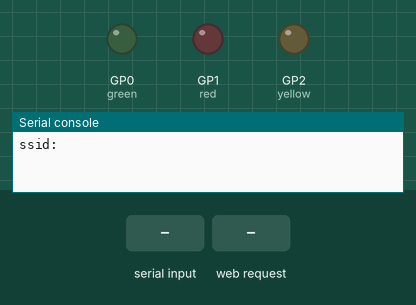
Bench run of a program on a simulated Raspberry Pi Pico running MicroPython. Parts: output pins drawn as LEDs (lit = HIGH), the last lines printed to the serial console. Inputs (shaded band) come from the test bench. WiFi joins after 1.5 s.

Above: at 1.2 s.
1.3 s: "80" typed at the serial console, then Enter
2.8 s: "5" typed at the serial console, then Enter
4.3 s: "90" typed at the serial console, then Enter
7.3 s: HTTP request GET /green=on received
At 8.5 s:
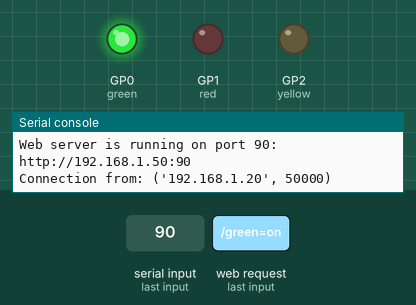
8.8 s: HTTP request GET /red=on received
At 9.7 s:
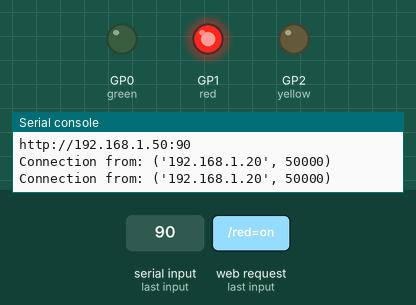
10.3 s: HTTP request GET /yellow=on received
At 10.8 s:
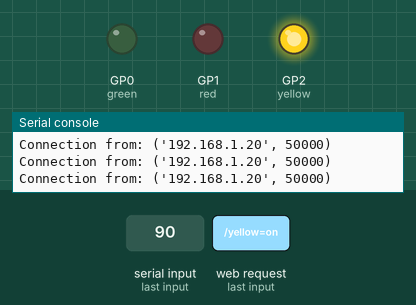
Timing chart, 0 to 12.8 s (numbered marks = the images above; inputs shaded):
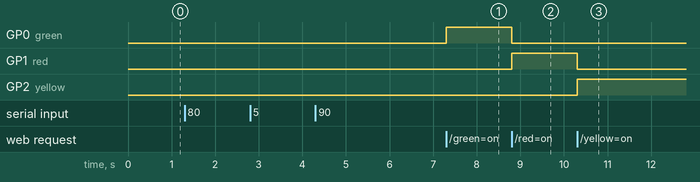

Measured:
- after the input at 7.3 s, GP0 (green): LOW → HIGH at once
- after the input at 8.8 s, GP0 (green): HIGH → LOW at once; GP1 (red): LOW → HIGH at once
- after the input at 10.3 s, GP1 (red): HIGH → LOW at once; GP2 (yellow): LOW → HIGH at once

The program:

server2.py
```python
# Import libraries

import network
import usocket as socket
from time import sleep
from machine import Pin, PWM

# Set LEDs

green = Pin(0, Pin.OUT)
red = Pin(1, Pin.OUT)
yellow = Pin(2, Pin.OUT)

green.off()
red.off()
yellow.off()

# Set Wi-Fi, Password and connect to it

ssid = input("ssid: ")
password = input("Password: ")
port = int(input("Port to serve on: "))

wifi = network.WLAN(network.STA_IF)
wifi.active(True)
wifi.connect(ssid, password)

print("Waiting for connection...")
while not wifi.isconnected():
    pass

ip = wifi.ifconfig()[0]
print("Successfully connected!")
print(f"Connected to network: {ssid}")
print(f"The password is: {password}")
print(f"The IP address is: {ip}")

def handle_request(conn):
    global on
    global frequency
    request = conn.recv(1024)
    if b"GET /green=on" in request:
        green.value(1)
        red.off()
        yellow.off()
    elif b"GET /red=on" in request:
        red.value(1)
        green.off()
        yellow.off()
    elif b"GET /yellow=on" in request:
        yellow.value(1)
        green.off()
        red.off()
    response = f"""HTTP/1.1 200 OK\r\nContent-Type: text/html\r\n\r\n
<!DOCTYPE html>
<html>
    <head>
        <title>Raspberry Pi Pico W</title>
        <style>
            body {{
                text-align: center;
                background-color: #F0F2F5;
                font-family: Arial, sans-serif;
                font-size: 16px;
                line-height: 1.5;
                padding: 1em;
            }}
            h1 {{
                margin-top: 0;
            }}
            .led {{
                display: inline-block;
                width: 50px;
                height: 50px;
                margin: 1em;
                border-radius: 50%;
                background-color: {"#4CAF50" if green.value() else "#F44336" if red.value() else "#edb118" if yellow.value() else "#F0F2F5"};
            }}
            .led-label {{
                display: block;
                font-size: 1.5em;
                margin-bottom: 1em;
            }}
            .green {{
                display: inline-block;
                padding: 1em;
                border: none;
                border-radius: 5px;
                background-color: #4CAF50;
                color: #FFFFFF;
                font-size: 1em;
                cursor: pointer;
            }}
            .red {{
                display: inline-block;
                padding: 1em;
                border: none;
                border-radius: 5px;
                background-color: #F44336;
                color: #FFFFFF;
                font-size: 1em;
                cursor: pointer;
            }}
            .yellow {{
                display: inline-block;
                padding: 1em;
                border: none;
                border-radius: 5px;
                background-color: #edb118;
                color: #FFFFFF;
                font-size: 1em;
                cursor: pointer;
            }}
            .green:hover {{
                background-color: #309333;
            }}
            .red:hover {{
                background-color: #e52c1f;
            }}
            .yellow:hover {{
                background-color:  #ed9b18
            }}
        </style>
    </head>
    <body>
        <h1>LED Control Panel</h1>
        <div class="led"></div>
        <div class="led-label">{"Green" if green.value() else "Red" if red.value() else "Yellow" if yellow.value() else "No"} LED is currently on</div>
        <div>
            <button class="green" onclick="location.href='/green=on'">Green</button>
            <button class="red" onclick="location.href='/red=on'">Red</button>
            <button class="yellow" onclick="location.href='/yellow=on'">Yellow</button>
        </div>
        <br>
        <div>The IP address is {ip} and the port is {port}</div>
    </body>
</html>"""

    conn.send(response)
    conn.close()

s = socket.socket(socket.AF_INET, socket.SOCK_STREAM)
s.bind((ip, port))
s.listen(5)

if port == 80:
    print("Web server is running:")
    print(f"http://{ip}")
else:
    print(f"Web server is running on port {port}:")
    print(f"http://{ip}:{port}")

while True:
    conn, addr = s.accept()
    print("Connection from:", addr)
    handle_request(conn)
    sleep(0.1)
```
